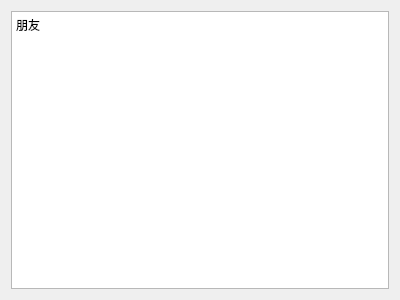
<?xml version="1.0" encoding="UTF-8"?>
<ui version="4.0">
 <class>FriendPage</class>
 <widget class="QWidget" name="FriendPage">
  <property name="geometry">
   <rect>
    <x>0</x>
    <y>0</y>
    <width>400</width>
    <height>300</height>
   </rect>
  </property>
  <property name="windowTitle">
   <string>Form</string>
  </property>
  <layout class="QHBoxLayout" name="horizontalLayout">
   <item>
    <widget class="QTextEdit" name="textEdit">
     <property name="html">
      <string>&lt;!DOCTYPE HTML PUBLIC &quot;-//W3C//DTD HTML 4.0//EN&quot; &quot;http://www.w3.org/TR/REC-html40/strict.dtd&quot;&gt;
&lt;html&gt;&lt;head&gt;&lt;meta name=&quot;qrichtext&quot; content=&quot;1&quot; /&gt;&lt;style type=&quot;text/css&quot;&gt;
p, li { white-space: pre-wrap; }
&lt;/style&gt;&lt;/head&gt;&lt;body style=&quot; font-family:'SimSun'; font-size:9pt; font-weight:400; font-style:normal;&quot;&gt;
&lt;p style=&quot; margin-top:0px; margin-bottom:0px; margin-left:0px; margin-right:0px; -qt-block-indent:0; text-indent:0px;&quot;&gt;朋友&lt;/p&gt;&lt;/body&gt;&lt;/html&gt;</string>
     </property>
    </widget>
   </item>
  </layout>
 </widget>
 <resources/>
 <connections/>
</ui>
